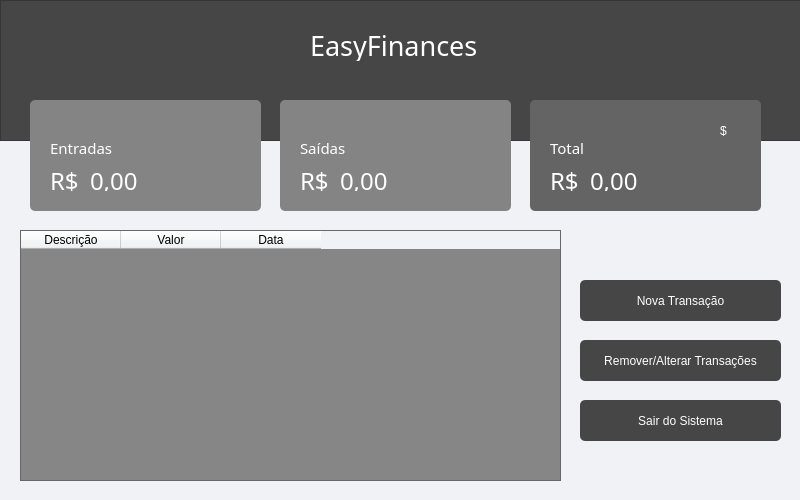
<?xml version="1.0" encoding="UTF-8"?>
<ui version="4.0">
 <class>MainWindow</class>
 <widget class="QMainWindow" name="MainWindow">
  <property name="geometry">
   <rect>
    <x>0</x>
    <y>0</y>
    <width>800</width>
    <height>500</height>
   </rect>
  </property>
  <property name="minimumSize">
   <size>
    <width>800</width>
    <height>500</height>
   </size>
  </property>
  <property name="maximumSize">
   <size>
    <width>800</width>
    <height>500</height>
   </size>
  </property>
  <property name="windowTitle">
   <string>EasyFinances - O seu controle financeiro</string>
  </property>
  <property name="windowIcon">
   <iconset>
    <normaloff>../imagens, icones/dinheiro-icone_1.ico</normaloff>../imagens, icones/dinheiro-icone_1.ico</iconset>
  </property>
  <property name="styleSheet">
   <string notr="true">background-color: rgb(240, 242, 245);</string>
  </property>
  <widget class="QWidget" name="centralwidget">
   <widget class="QFrame" name="frame">
    <property name="geometry">
     <rect>
      <x>0</x>
      <y>0</y>
      <width>801</width>
      <height>141</height>
     </rect>
    </property>
    <property name="styleSheet">
     <string notr="true">background-color: rgb(70, 70, 70);
color: white;
</string>
    </property>
    <property name="frameShape">
     <enum>QFrame::StyledPanel</enum>
    </property>
    <property name="frameShadow">
     <enum>QFrame::Raised</enum>
    </property>
    <widget class="QLabel" name="label">
     <property name="geometry">
      <rect>
       <x>310</x>
       <y>30</y>
       <width>191</width>
       <height>31</height>
      </rect>
     </property>
     <property name="font">
      <font>
       <family>Montserrat</family>
       <pointsize>20</pointsize>
       <weight>50</weight>
       <italic>false</italic>
       <bold>false</bold>
      </font>
     </property>
     <property name="styleSheet">
      <string notr="true">font: 20pt &quot;Montserrat&quot;;
color: white;</string>
     </property>
     <property name="text">
      <string>EasyFinances</string>
     </property>
    </widget>
   </widget>
   <widget class="QFrame" name="frame_2">
    <property name="geometry">
     <rect>
      <x>30</x>
      <y>100</y>
      <width>231</width>
      <height>111</height>
     </rect>
    </property>
    <property name="styleSheet">
     <string notr="true">background-color: rgb(132, 132, 132);
border-radius: 5px;</string>
    </property>
    <property name="frameShape">
     <enum>QFrame::StyledPanel</enum>
    </property>
    <property name="frameShadow">
     <enum>QFrame::Raised</enum>
    </property>
    <widget class="QLabel" name="label_2">
     <property name="geometry">
      <rect>
       <x>20</x>
       <y>40</y>
       <width>91</width>
       <height>16</height>
      </rect>
     </property>
     <property name="font">
      <font>
       <family>Montserrat</family>
       <pointsize>11</pointsize>
       <weight>50</weight>
       <italic>false</italic>
       <bold>false</bold>
      </font>
     </property>
     <property name="styleSheet">
      <string notr="true">color: rgb(255, 255, 255);
font: 11pt &quot;Montserrat&quot;;
color: white;</string>
     </property>
     <property name="text">
      <string>Entradas</string>
     </property>
    </widget>
    <widget class="QLabel" name="lblentrada">
     <property name="geometry">
      <rect>
       <x>60</x>
       <y>70</y>
       <width>161</width>
       <height>21</height>
      </rect>
     </property>
     <property name="font">
      <font>
       <family>Montserrat</family>
       <pointsize>18</pointsize>
       <weight>50</weight>
       <italic>false</italic>
       <bold>false</bold>
      </font>
     </property>
     <property name="styleSheet">
      <string notr="true">color: rgb(255, 255, 255);
font: 18pt &quot;Montserrat&quot;;
color: white;</string>
     </property>
     <property name="text">
      <string>0,00</string>
     </property>
    </widget>
    <widget class="QLabel" name="lblentrada_2">
     <property name="geometry">
      <rect>
       <x>20</x>
       <y>70</y>
       <width>31</width>
       <height>21</height>
      </rect>
     </property>
     <property name="font">
      <font>
       <family>Montserrat</family>
       <pointsize>18</pointsize>
       <weight>50</weight>
       <italic>false</italic>
       <bold>false</bold>
      </font>
     </property>
     <property name="styleSheet">
      <string notr="true">color: rgb(255, 255, 255);
font: 18pt &quot;Montserrat&quot;;
color: white;</string>
     </property>
     <property name="text">
      <string>R$</string>
     </property>
    </widget>
   </widget>
   <widget class="QFrame" name="frame_3">
    <property name="geometry">
     <rect>
      <x>280</x>
      <y>100</y>
      <width>231</width>
      <height>111</height>
     </rect>
    </property>
    <property name="styleSheet">
     <string notr="true">background-color: rgb(132, 132, 132);
border-radius: 5px;</string>
    </property>
    <property name="frameShape">
     <enum>QFrame::StyledPanel</enum>
    </property>
    <property name="frameShadow">
     <enum>QFrame::Raised</enum>
    </property>
    <widget class="QLabel" name="label_4">
     <property name="geometry">
      <rect>
       <x>20</x>
       <y>40</y>
       <width>91</width>
       <height>16</height>
      </rect>
     </property>
     <property name="font">
      <font>
       <family>Montserrat</family>
       <pointsize>11</pointsize>
       <weight>50</weight>
       <italic>false</italic>
       <bold>false</bold>
      </font>
     </property>
     <property name="styleSheet">
      <string notr="true">color: rgb(255, 255, 255);
font: 11pt &quot;Montserrat&quot;;
color: white;</string>
     </property>
     <property name="text">
      <string>Saídas</string>
     </property>
    </widget>
    <widget class="QLabel" name="lblsaidas">
     <property name="geometry">
      <rect>
       <x>60</x>
       <y>70</y>
       <width>161</width>
       <height>21</height>
      </rect>
     </property>
     <property name="font">
      <font>
       <family>Montserrat</family>
       <pointsize>18</pointsize>
       <weight>50</weight>
       <italic>false</italic>
       <bold>false</bold>
      </font>
     </property>
     <property name="styleSheet">
      <string notr="true">color: rgb(255, 255, 255);
font: 18pt &quot;Montserrat&quot;;
color: white;</string>
     </property>
     <property name="text">
      <string>0,00</string>
     </property>
    </widget>
    <widget class="QLabel" name="lblentrada_3">
     <property name="geometry">
      <rect>
       <x>20</x>
       <y>70</y>
       <width>31</width>
       <height>21</height>
      </rect>
     </property>
     <property name="font">
      <font>
       <family>Montserrat</family>
       <pointsize>18</pointsize>
       <weight>50</weight>
       <italic>false</italic>
       <bold>false</bold>
      </font>
     </property>
     <property name="styleSheet">
      <string notr="true">color: rgb(255, 255, 255);
font: 18pt &quot;Montserrat&quot;;
color: white;</string>
     </property>
     <property name="text">
      <string>R$</string>
     </property>
    </widget>
   </widget>
   <widget class="QFrame" name="frame_4">
    <property name="geometry">
     <rect>
      <x>530</x>
      <y>100</y>
      <width>231</width>
      <height>111</height>
     </rect>
    </property>
    <property name="styleSheet">
     <string notr="true">background-color: rgb(100,100,100);
border-radius: 5px;</string>
    </property>
    <property name="frameShape">
     <enum>QFrame::StyledPanel</enum>
    </property>
    <property name="frameShadow">
     <enum>QFrame::Raised</enum>
    </property>
    <widget class="QLabel" name="label_6">
     <property name="geometry">
      <rect>
       <x>20</x>
       <y>40</y>
       <width>91</width>
       <height>16</height>
      </rect>
     </property>
     <property name="font">
      <font>
       <family>Montserrat</family>
       <pointsize>11</pointsize>
       <weight>50</weight>
       <italic>false</italic>
       <bold>false</bold>
      </font>
     </property>
     <property name="styleSheet">
      <string notr="true">color: rgb(255, 255, 255);
font: 11pt &quot;Montserrat&quot;;
color: white;</string>
     </property>
     <property name="text">
      <string>Total</string>
     </property>
    </widget>
    <widget class="QLabel" name="lbltotal">
     <property name="geometry">
      <rect>
       <x>60</x>
       <y>70</y>
       <width>161</width>
       <height>21</height>
      </rect>
     </property>
     <property name="font">
      <font>
       <family>Montserrat</family>
       <pointsize>18</pointsize>
       <weight>50</weight>
       <italic>false</italic>
       <bold>false</bold>
      </font>
     </property>
     <property name="styleSheet">
      <string notr="true">color: rgb(255, 255, 255);
font: 18pt &quot;Montserrat&quot;;
color: white;</string>
     </property>
     <property name="text">
      <string>0,00</string>
     </property>
    </widget>
    <widget class="QLabel" name="label_8">
     <property name="geometry">
      <rect>
       <x>190</x>
       <y>10</y>
       <width>21</width>
       <height>41</height>
      </rect>
     </property>
     <property name="styleSheet">
      <string notr="true">color: white;
font: 30pt &quot;Candara Light&quot;;</string>
     </property>
     <property name="text">
      <string>$</string>
     </property>
    </widget>
    <widget class="QLabel" name="lblentrada_4">
     <property name="geometry">
      <rect>
       <x>20</x>
       <y>70</y>
       <width>31</width>
       <height>21</height>
      </rect>
     </property>
     <property name="font">
      <font>
       <family>Montserrat</family>
       <pointsize>18</pointsize>
       <weight>50</weight>
       <italic>false</italic>
       <bold>false</bold>
      </font>
     </property>
     <property name="styleSheet">
      <string notr="true">color: rgb(255, 255, 255);
font: 18pt &quot;Montserrat&quot;;
color: white;</string>
     </property>
     <property name="text">
      <string>R$</string>
     </property>
    </widget>
   </widget>
   <widget class="QPushButton" name="btntransactions">
    <property name="geometry">
     <rect>
      <x>580</x>
      <y>280</y>
      <width>201</width>
      <height>41</height>
     </rect>
    </property>
    <property name="cursor">
     <cursorShape>PointingHandCursor</cursorShape>
    </property>
    <property name="styleSheet">
     <string notr="true">QPushButton {
	background-color: rgb(70, 70, 70);
	color: white;
	border-radius: 5px;
}
QPushButton:hover {
	background-color: rgb(80, 80, 80);
}

QPushButton:hover {
	background-color: rgb(90, 90, 90);
}

</string>
    </property>
    <property name="text">
     <string>Nova Transação</string>
    </property>
   </widget>
   <widget class="QPushButton" name="btn_sair">
    <property name="geometry">
     <rect>
      <x>580</x>
      <y>400</y>
      <width>201</width>
      <height>41</height>
     </rect>
    </property>
    <property name="cursor">
     <cursorShape>PointingHandCursor</cursorShape>
    </property>
    <property name="styleSheet">
     <string notr="true">QPushButton {
	background-color: rgb(70, 70, 70);
	color: white;
	border-radius: 5px;
}
QPushButton:hover {
	background-color: rgb(80, 80, 80);
}

QPushButton:hover {
	background-color: rgb(90, 90, 90);
}

</string>
    </property>
    <property name="text">
     <string>Sair do Sistema</string>
    </property>
   </widget>
   <widget class="QTableWidget" name="tabela">
    <property name="geometry">
     <rect>
      <x>20</x>
      <y>230</y>
      <width>541</width>
      <height>251</height>
     </rect>
    </property>
    <property name="styleSheet">
     <string notr="true">QTableWidget {
	background-color: rgb(134,134,134);
	
	alternate-background-color: rgb(94,94,94);
	
	selection-background-color: rgb(94,94,94);
    
	color: white;
	font: 10pt &quot;Montserrat&quot;;}
</string>
    </property>
    <property name="frameShadow">
     <enum>QFrame::Sunken</enum>
    </property>
    <property name="editTriggers">
     <set>QAbstractItemView::NoEditTriggers</set>
    </property>
    <property name="dragEnabled">
     <bool>false</bool>
    </property>
    <property name="alternatingRowColors">
     <bool>true</bool>
    </property>
    <property name="selectionMode">
     <enum>QAbstractItemView::NoSelection</enum>
    </property>
    <property name="selectionBehavior">
     <enum>QAbstractItemView::SelectItems</enum>
    </property>
    <property name="textElideMode">
     <enum>Qt::ElideMiddle</enum>
    </property>
    <property name="showGrid">
     <bool>true</bool>
    </property>
    <property name="gridStyle">
     <enum>Qt::SolidLine</enum>
    </property>
    <property name="sortingEnabled">
     <bool>false</bool>
    </property>
    <column>
     <property name="text">
      <string>Descrição</string>
     </property>
    </column>
    <column>
     <property name="text">
      <string>Valor</string>
     </property>
    </column>
    <column>
     <property name="text">
      <string>Data</string>
     </property>
    </column>
   </widget>
   <widget class="QPushButton" name="btnremover">
    <property name="geometry">
     <rect>
      <x>580</x>
      <y>340</y>
      <width>201</width>
      <height>41</height>
     </rect>
    </property>
    <property name="cursor">
     <cursorShape>PointingHandCursor</cursorShape>
    </property>
    <property name="styleSheet">
     <string notr="true">QPushButton {
	background-color: rgb(70, 70, 70);
	color: white;
	border-radius: 5px;
}
QPushButton:hover {
	background-color: rgb(80, 80, 80);
}

QPushButton:hover {
	background-color: rgb(90, 90, 90);
}

</string>
    </property>
    <property name="text">
     <string>Remover/Alterar Transações</string>
    </property>
   </widget>
  </widget>
 </widget>
 <resources/>
 <connections/>
</ui>
